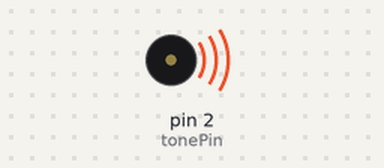
Simulated run of this sketch. Board: Arduino Uno, built with avr-gcc and run on an emulated ATmega328P. Parts: buzzer (waves = sounding).

Above: at 0.1 s.
Timing chart, 0 to 40.0 s (numbered marks = the images above):
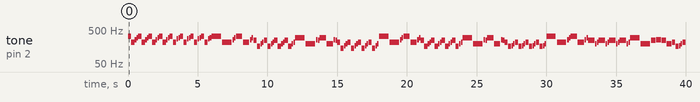

The sketch:

sketch_nov10a.ino
```cpp
int tonePin = 2;
void setup() {

}

void midi()
{
    tone(tonePin, 329, 225.0);
    delay(250.0);
    tone(tonePin, 220, 225.0);
    delay(250.0);
    tone(tonePin, 261, 112.5);
    delay(125.0);
    tone(tonePin, 293, 112.5);
    delay(125.0);
    tone(tonePin, 329, 225.0);
    delay(250.0);
    tone(tonePin, 220, 225.0);
    delay(250.0);
    tone(tonePin, 261, 112.5);
    delay(125.0);
    tone(tonePin, 293, 112.5);
    delay(125.0);
    tone(tonePin, 329, 225.0);
    delay(250.0);
    tone(tonePin, 220, 225.0);
    delay(250.0);
    tone(tonePin, 261, 112.5);
    delay(125.0);
    tone(tonePin, 293, 112.5);
    delay(125.0);
    tone(tonePin, 329, 225.0);
    delay(250.0);
    tone(tonePin, 220, 225.0);
    delay(250.0);
    tone(tonePin, 261, 112.5);
    delay(125.0);
    tone(tonePin, 293, 112.5);
    delay(125.0);
    tone(tonePin, 329, 225.0);
    delay(250.0);
    tone(tonePin, 220, 225.0);
    delay(250.0);
    tone(tonePin, 277, 112.5);
    delay(125.0);
    tone(tonePin, 293, 112.5);
    delay(125.0);
    tone(tonePin, 329, 225.0);
    delay(250.0);
    tone(tonePin, 220, 225.0);
    delay(250.0);
    tone(tonePin, 277, 112.5);
    delay(125.0);
    tone(tonePin, 293, 112.5);
    delay(125.0);
    tone(tonePin, 329, 225.0);
    delay(250.0);
    tone(tonePin, 220, 225.0);
    delay(250.0);
    tone(tonePin, 277, 112.5);
    delay(125.0);
    tone(tonePin, 293, 112.5);
    delay(125.0);
    tone(tonePin, 329, 225.0);
    delay(250.0);
    tone(tonePin, 220, 225.0);
    delay(250.0);
    tone(tonePin, 277, 112.5);
    delay(125.0);
    tone(tonePin, 293, 112.5);
    delay(125.0);
    tone(tonePin, 329, 675.0);
    delay(750.0);
    tone(tonePin, 220, 675.0);
    delay(750.0);
    tone(tonePin, 261, 112.5);
    delay(125.0);
    tone(tonePin, 293, 112.5);
    delay(125.0);
    tone(tonePin, 329, 450.0);
    delay(500.0);
    tone(tonePin, 220, 450.0);
    delay(500.0);
    tone(tonePin, 261, 112.5);
    delay(125.0);
    tone(tonePin, 293, 112.5);
    delay(125.0);
    tone(tonePin, 246, 225.0);
    delay(250.0);
    tone(tonePin, 164, 225.0);
    delay(250.0);
    tone(tonePin, 195, 112.5);
    delay(125.0);
    tone(tonePin, 220, 112.5);
    delay(125.0);
    tone(tonePin, 246, 225.0);
    delay(250.0);
    tone(tonePin, 164, 225.0);
    delay(250.0);
    tone(tonePin, 195, 112.5);
    delay(125.0);
    tone(tonePin, 220, 112.5);
    delay(125.0);
    tone(tonePin, 246, 225.0);
    delay(250.0);
    tone(tonePin, 164, 225.0);
    delay(250.0);
    tone(tonePin, 195, 112.5);
    delay(125.0);
    tone(tonePin, 220, 112.5);
    delay(125.0);
    tone(tonePin, 246, 225.0);
    delay(250.0);
    tone(tonePin, 164, 225.0);
    delay(250.0);
    tone(tonePin, 195, 112.5);
    delay(125.0);
    tone(tonePin, 220, 112.5);
    delay(125.0);
    tone(tonePin, 293, 675.0);
    delay(750.0);
    tone(tonePin, 195, 675.0);
    delay(750.0);
    tone(tonePin, 261, 112.5);
    delay(125.0);
    tone(tonePin, 246, 112.5);
    delay(125.0);
    tone(tonePin, 293, 450.0);
    delay(500.0);
    tone(tonePin, 195, 450.0);
    delay(500.0);
    tone(tonePin, 261, 112.5);
    delay(125.0);
    tone(tonePin, 246, 112.5);
    delay(125.0);
    tone(tonePin, 220, 225.0);
    delay(250.0);
    tone(tonePin, 146, 225.0);
    delay(250.0);
    tone(tonePin, 174, 112.5);
    delay(125.0);
    tone(tonePin, 195, 112.5);
    delay(125.0);
    tone(tonePin, 220, 225.0);
    delay(250.0);
    tone(tonePin, 146, 225.0);
    delay(250.0);
    tone(tonePin, 174, 112.5);
    delay(125.0);
    tone(tonePin, 195, 112.5);
    delay(125.0);
    tone(tonePin, 220, 225.0);
    delay(250.0);
    tone(tonePin, 146, 225.0);
    delay(250.0);
    tone(tonePin, 174, 112.5);
    delay(125.0);
    tone(tonePin, 195, 112.5);
    delay(125.0);
    tone(tonePin, 220, 225.0);
    delay(250.0);
    tone(tonePin, 146, 225.0);
    delay(250.0);
    tone(tonePin, 174, 112.5);
    delay(125.0);
    tone(tonePin, 195, 112.5);
    delay(125.0);
    tone(tonePin, 329, 675.0);
    delay(750.0);
    tone(tonePin, 220, 675.0);
    delay(750.0);
    tone(tonePin, 261, 112.5);
    delay(125.0);
    tone(tonePin, 293, 112.5);
    delay(125.0);
    tone(tonePin, 329, 450.0);
    delay(500.0);
    tone(tonePin, 220, 450.0);
    delay(500.0);
    tone(tonePin, 261, 112.5);
    delay(125.0);
    tone(tonePin, 293, 112.5);
    delay(125.0);
    tone(tonePin, 246, 225.0);
    delay(250.0);
    tone(tonePin, 164, 225.0);
    delay(250.0);
    tone(tonePin, 195, 112.5);
    delay(125.0);
    tone(tonePin, 220, 112.5);
    delay(125.0);
    tone(tonePin, 246, 225.0);
    delay(250.0);
    tone(tonePin, 164, 225.0);
    delay(250.0);
    tone(tonePin, 195, 112.5);
    delay(125.0);
    tone(tonePin, 220, 112.5);
    delay(125.0);
    tone(tonePin, 246, 225.0);
    delay(250.0);
    tone(tonePin, 164, 225.0);
    delay(250.0);
    tone(tonePin, 195, 112.5);
    delay(125.0);
    tone(tonePin, 220, 112.5);
    delay(125.0);
    tone(tonePin, 246, 225.0);
    delay(250.0);
    tone(tonePin, 164, 225.0);
    delay(250.0);
    tone(tonePin, 195, 112.5);
    delay(125.0);
    tone(tonePin, 220, 112.5);
    delay(125.0);
    tone(tonePin, 293, 675.0);
    delay(750.0);
    tone(tonePin, 195, 675.0);
    delay(750.0);
    tone(tonePin, 261, 112.5);
    delay(125.0);
    tone(tonePin, 246, 112.5);
    delay(125.0);
    tone(tonePin, 293, 450.0);
    delay(500.0);
    tone(tonePin, 195, 450.0);
    delay(500.0);
    tone(tonePin, 261, 112.5);
    delay(125.0);
    tone(tonePin, 246, 112.5);
    delay(125.0);
    tone(tonePin, 220, 225.0);
    delay(250.0);
    tone(tonePin, 164, 225.0);
    delay(250.0);
    tone(tonePin, 174, 112.5);
    delay(125.0);
    tone(tonePin, 195, 112.5);
    delay(125.0);
    tone(tonePin, 220, 225.0);
    delay(250.0);
    tone(tonePin, 164, 225.0);
    delay(250.0);
    tone(tonePin, 174, 112.5);
    delay(125.0);
    tone(tonePin, 195, 112.5);
    delay(125.0);
    tone(tonePin, 220, 225.0);
    delay(250.0);
    tone(tonePin, 164, 225.0);
    delay(250.0);
    tone(tonePin, 174, 112.5);
    delay(125.0);
    tone(tonePin, 195, 112.5);
    delay(125.0);
    tone(tonePin, 220, 225.0);
    delay(250.0);
    tone(tonePin, 164, 225.0);
    delay(250.0);
    tone(tonePin, 174, 112.5);
    delay(125.0);
    tone(tonePin, 195, 112.5);
    delay(125.0);
    tone(tonePin, 329, 675.0);
    delay(750.0);
    tone(tonePin, 220, 675.0);
    delay(750.0);
    tone(tonePin, 261, 112.5);
    delay(125.0);
    tone(tonePin, 293, 112.5);
    delay(125.0);
    tone(tonePin, 329, 450.0);
    delay(500.0);
    tone(tonePin, 220, 450.0);
    delay(500.0);
    tone(tonePin, 261, 112.5);
    delay(125.0);
    tone(tonePin, 293, 112.5);
    delay(125.0);
    tone(tonePin, 246, 450.0);
    delay(500.0);
    tone(tonePin, 195, 112.5);
    delay(125.0);
    tone(tonePin, 220, 112.5);
    delay(125.0);
    tone(tonePin, 246, 450.0);
    delay(500.0);
    tone(tonePin, 195, 112.5);
    delay(125.0);
    tone(tonePin, 220, 112.5);
    delay(125.0);
    tone(tonePin, 246, 450.0);
    delay(500.0);
    tone(tonePin, 195, 112.5);
    delay(125.0);
    tone(tonePin, 220, 112.5);
    delay(125.0);
    tone(tonePin, 246, 450.0);
    delay(500.0);
    tone(tonePin, 195, 112.5);
    delay(125.0);
    tone(tonePin, 220, 112.5);
    delay(125.0);
    tone(tonePin, 293, 675.0);
    delay(750.0);
    tone(tonePin, 195, 675.0);
    delay(750.0);
    tone(tonePin, 246, 337.5);
    delay(375.0);
    tone(tonePin, 261, 337.5);
    delay(375.0);
    tone(tonePin, 246, 337.5);
    delay(375.0);
    tone(tonePin, 195, 337.5);
    delay(375.0);
    tone(tonePin, 220, 225.0);
    delay(250.0);
    tone(tonePin, 164, 225.0);
    delay(250.0);
    tone(tonePin, 174, 112.5);
    delay(125.0);
    tone(tonePin, 195, 112.5);
    delay(125.0);
    tone(tonePin, 220, 225.0);
    delay(250.0);
    tone(tonePin, 164, 225.0);
    delay(250.0);
    tone(tonePin, 174, 112.5);
    delay(125.0);
    tone(tonePin, 195, 112.5);
    delay(125.0);
    tone(tonePin, 220, 225.0);
    delay(250.0);
    tone(tonePin, 164, 225.0);
    delay(250.0);
    tone(tonePin, 174, 112.5);
    delay(125.0);
    tone(tonePin, 195, 112.5);
    delay(125.0);
    tone(tonePin, 220, 225.0);
    delay(250.0);
    tone(tonePin, 164, 225.0);
    delay(250.0);
    tone(tonePin, 174, 112.5);
    delay(125.0);
    tone(tonePin, 195, 112.5);
    delay(125.0);
    tone(tonePin, 220, 225.0);
    delay(250.0);
    tone(tonePin, 130, 225.0);
    delay(250.0);
    tone(tonePin, 174, 112.5);
    delay(125.0);
    tone(tonePin, 195, 112.5);
    delay(125.0);
    tone(tonePin, 220, 225.0);
    delay(250.0);
    tone(tonePin, 130, 225.0);
    delay(250.0);
    tone(tonePin, 174, 112.5);
    delay(125.0);
    tone(tonePin, 220, 112.5);
    delay(125.0);
    tone(tonePin, 195, 225.0);
    delay(250.0);
    tone(tonePin, 130, 225.0);
    delay(250.0);
    tone(tonePin, 164, 112.5);
    delay(125.0);
    tone(tonePin, 174, 112.5);
    delay(125.0);
    tone(tonePin, 195, 225.0);
    delay(250.0);
    tone(tonePin, 130, 225.0);
    delay(250.0);
    tone(tonePin, 164, 112.5);
    delay(125.0);
    tone(tonePin, 195, 112.5);
    delay(125.0);
    tone(tonePin, 174, 225.0);
    delay(250.0);
    tone(tonePin, 110, 225.0);
    delay(250.0);
    tone(tonePin, 146, 112.5);
    delay(125.0);
    tone(tonePin, 164, 112.5);
    delay(125.0);
    tone(tonePin, 174, 225.0);
    delay(250.0);
    tone(tonePin, 110, 225.0);
    delay(250.0);
    tone(tonePin, 146, 112.5);
    delay(125.0);
    tone(tonePin, 174, 112.5);
    delay(125.0);
    tone(tonePin, 164, 225.0);
    delay(250.0);
    tone(tonePin, 110, 225.0);
    delay(250.0);
    tone(tonePin, 130, 112.5);
    delay(125.0);
    tone(tonePin, 146, 112.5);
    delay(125.0);
    tone(tonePin, 164, 225.0);
    delay(250.0);
    tone(tonePin, 110, 225.0);
    delay(250.0);
    tone(tonePin, 130, 112.5);
    delay(125.0);
    tone(tonePin, 146, 112.5);
    delay(125.0);
    tone(tonePin, 130, 225.0);
    delay(250.0);
    tone(tonePin, 87, 225.0);
    delay(250.0);
    tone(tonePin, 110, 112.5);
    delay(125.0);
    tone(tonePin, 123, 112.5);
    delay(125.0);
    tone(tonePin, 130, 225.0);
    delay(250.0);
    tone(tonePin, 87, 225.0);
    delay(250.0);
    tone(tonePin, 110, 112.5);
    delay(125.0);
    tone(tonePin, 123, 112.5);
    delay(125.0);
    tone(tonePin, 130, 225.0);
    delay(250.0);
    tone(tonePin, 110, 225.0);
    delay(250.0);
    tone(tonePin, 130, 225.0);
    delay(250.0);
    tone(tonePin, 146, 225.0);
    delay(250.0);
    tone(tonePin, 123, 225.0);
    delay(250.0);
    tone(tonePin, 146, 225.0);
    delay(250.0);
    tone(tonePin, 110, 225.0);
    delay(250.0);
    tone(tonePin, 82, 225.0);
    delay(250.0);
    tone(tonePin, 87, 112.5);
    delay(125.0);
    tone(tonePin, 97, 112.5);
    delay(125.0);
    tone(tonePin, 110, 225.0);
    delay(250.0);
    tone(tonePin, 82, 225.0);
    delay(250.0);
    tone(tonePin, 87, 112.5);
    delay(125.0);
    tone(tonePin, 97, 112.5);
    delay(125.0);
    tone(tonePin, 110, 225.0);
    delay(250.0);
    tone(tonePin, 82, 225.0);
    delay(250.0);
    tone(tonePin, 87, 112.5);
    delay(125.0);
    tone(tonePin, 97, 112.5);
    delay(125.0);
    tone(tonePin, 110, 225.0);
    delay(250.0);
    tone(tonePin, 82, 225.0);
    delay(250.0);
    tone(tonePin, 87, 112.5);
    delay(125.0);
    tone(tonePin, 97, 112.5);
    delay(125.0);
    tone(tonePin, 220, 225.0);
    delay(250.0);
    tone(tonePin, 130, 225.0);
    delay(250.0);
    tone(tonePin, 174, 112.5);
    delay(125.0);
    tone(tonePin, 195, 112.5);
    delay(125.0);
    tone(tonePin, 220, 225.0);
    delay(250.0);
    tone(tonePin, 130, 225.0);
    delay(250.0);
    tone(tonePin, 174, 112.5);
    delay(125.0);
    tone(tonePin, 220, 112.5);
    delay(125.0);
    tone(tonePin, 195, 225.0);
    delay(250.0);
    tone(tonePin, 130, 225.0);
    delay(250.0);
    tone(tonePin, 164, 112.5);
    delay(125.0);
    tone(tonePin, 174, 112.5);
    delay(125.0);
    tone(tonePin, 195, 225.0);
    delay(250.0);
    tone(tonePin, 130, 225.0);
    delay(250.0);
    tone(tonePin, 164, 112.5);
    delay(125.0);
    tone(tonePin, 195, 112.5);
    delay(125.0);
    tone(tonePin, 174, 225.0);
    delay(250.0);
    tone(tonePin, 110, 225.0);
    delay(250.0);
    tone(tonePin, 146, 112.5);
    delay(125.0);
    tone(tonePin, 164, 112.5);
    delay(125.0);
    tone(tonePin, 174, 225.0);
    delay(250.0);
    tone(tonePin, 110, 225.0);
    delay(250.0);
    tone(tonePin, 146, 112.5);
    delay(125.0);
    tone(tonePin, 174, 112.5);
    delay(125.0);
    tone(tonePin, 164, 225.0);
    delay(250.0);
    tone(tonePin, 110, 225.0);
    delay(250.0);
    tone(tonePin, 130, 112.5);
    delay(125.0);
    tone(tonePin, 146, 112.5);
    delay(125.0);
    tone(tonePin, 164, 225.0);
    delay(250.0);
    tone(tonePin, 110, 225.0);
    delay(250.0);
    tone(tonePin, 130, 112.5);
    delay(125.0);
    tone(tonePin, 146, 112.5);
    delay(125.0);
    tone(tonePin, 130, 225.0);
    delay(250.0);
    tone(tonePin, 87, 225.0);
    delay(250.0);
    tone(tonePin, 110, 112.5);
    delay(125.0);
    tone(tonePin, 123, 112.5);
    delay(125.0);
    tone(tonePin, 130, 225.0);
    delay(250.0);
    tone(tonePin, 87, 225.0);
    delay(250.0);
    tone(tonePin, 110, 112.5);
    delay(125.0);
    tone(tonePin, 123, 112.5);
    delay(125.0);
    tone(tonePin, 130, 225.0);
    delay(250.0);
    tone(tonePin, 110, 225.0);
    delay(250.0);
    tone(tonePin, 130, 225.0);
    delay(250.0);
    tone(tonePin, 123, 225.0);
    delay(250.0);
    tone(tonePin, 97, 225.0);
    delay(250.0);
    tone(tonePin, 123, 225.0);
    delay(250.0);
    tone(tonePin, 110, 225.0);
    delay(250.0);
    tone(tonePin, 82, 225.0);
    delay(250.0);
    tone(tonePin, 87, 112.5);
    delay(125.0);
    tone(tonePin, 97, 112.5);
    delay(125.0);
    tone(tonePin, 110, 225.0);
    delay(250.0);
    tone(tonePin, 82, 225.0);
    delay(250.0);
    tone(tonePin, 87, 112.5);
    delay(125.0);
    tone(tonePin, 97, 112.5);
    delay(125.0);
    tone(tonePin, 220, 225.0);
    delay(250.0);
    tone(tonePin, 164, 225.0);
    delay(250.0);
    tone(tonePin, 174, 112.5);
    delay(125.0);
    tone(tonePin, 195, 112.5);
    delay(125.0);
    tone(tonePin, 220, 225.0);
    delay(250.0);
    tone(tonePin, 164, 225.0);
    delay(250.0);
    tone(tonePin, 174, 112.5);
    delay(125.0);
    tone(tonePin, 195, 112.5);
    delay(125.0);
    tone(tonePin, 220, 225.0);
    delay(250.0);
    tone(tonePin, 329, 225.0);
    delay(250.0);
    tone(tonePin, 349, 112.5);
    delay(125.0);
    tone(tonePin, 391, 112.5);
    delay(125.0);
    tone(tonePin, 440, 225.0);
    delay(250.0);
    tone(tonePin, 329, 225.0);
    delay(250.0);
    tone(tonePin, 349, 112.5);
    delay(125.0);
    tone(tonePin, 391, 112.5);
    delay(125.0);
    tone(tonePin, 440, 225.0);
    delay(250.0);
    tone(tonePin, 329, 225.0);
    delay(250.0);
    tone(tonePin, 349, 112.5);
    delay(125.0);
    tone(tonePin, 391, 112.5);
    delay(125.0);
    tone(tonePin, 440, 675.0);
    delay(750.0);
}

void loop()
{
    // Play midi
    midi();
}
```

Measured:
- by itself, tone on pin 2 (tonePin): plays 329 Hz for 0.23 s, 220 Hz for 0.23 s, 261 Hz for 0.11 s, 293 Hz for 0.11 s, 329 Hz for 0.23 s, 220 Hz for 0.23 s … (159 notes in this stretch)
